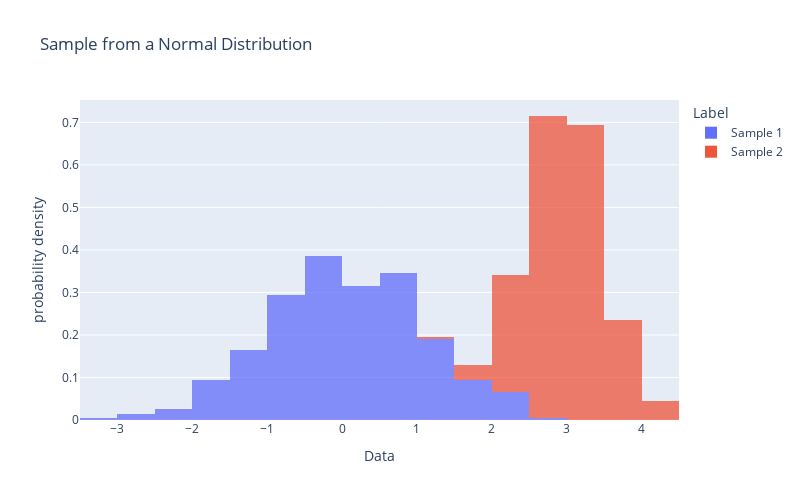

Notebook cell for this chart:
### Code cell
fig = px.histogram(df, x='Data',
                   color='Label', 
                   opacity=0.75,
                   nbins=25,
                   histnorm='probability density',
                   height = 500, width = 800,
                   title='Sample from a Normal Distribution')
fig.show()

### Figure 1 — Plotly figure (JSON) as saved in the notebook; plotly's stock layout.template omitted (floating-point values rounded to 4 significant figures; data arrays with more than 128 entries replaced by an {"elided": "..."} marker saying what was removed)
{"data": [{"alignmentgroup": "True", "bingroup": "x", "histnorm": "probability density", "hovertemplate": "Label=Sample 1<br>Data=%{x}<br>probability density=%{y}<extra></extra>", "legendgroup": "Sample 1", "marker": {"color": "#636efa", "opacity": 0.75, "pattern": {"shape": ""}}, "name": "Sample 1", "nbinsx": 25, "offsetgroup": "Sample 1", "orientation": "v", "showlegend": true, "type": "histogram", "x": {"elided": "400 float values"}, "xaxis": "x", "yaxis": "y"}, {"alignmentgroup": "True", "bingroup": "x", "histnorm": "probability density", "hovertemplate": "Label=Sample 2<br>Data=%{x}<br>probability density=%{y}<extra></extra>", "legendgroup": "Sample 2", "marker": {"color": "#EF553B", "opacity": 0.75, "pattern": {"shape": ""}}, "name": "Sample 2", "nbinsx": 25, "offsetgroup": "Sample 2", "orientation": "v", "showlegend": true, "type": "histogram", "x": {"elided": "400 float values"}, "xaxis": "x", "yaxis": "y"}], "layout": {"barmode": "relative", "height": 500, "legend": {"title": {"text": "Label"}, "tracegroupgap": 0}, "title": {"text": "Sample from a Normal Distribution"}, "width": 800, "xaxis": {"anchor": "y", "domain": [0, 1], "title": {"text": "Data"}}, "yaxis": {"anchor": "x", "domain": [0, 1], "title": {"text": "probability density"}}}}
